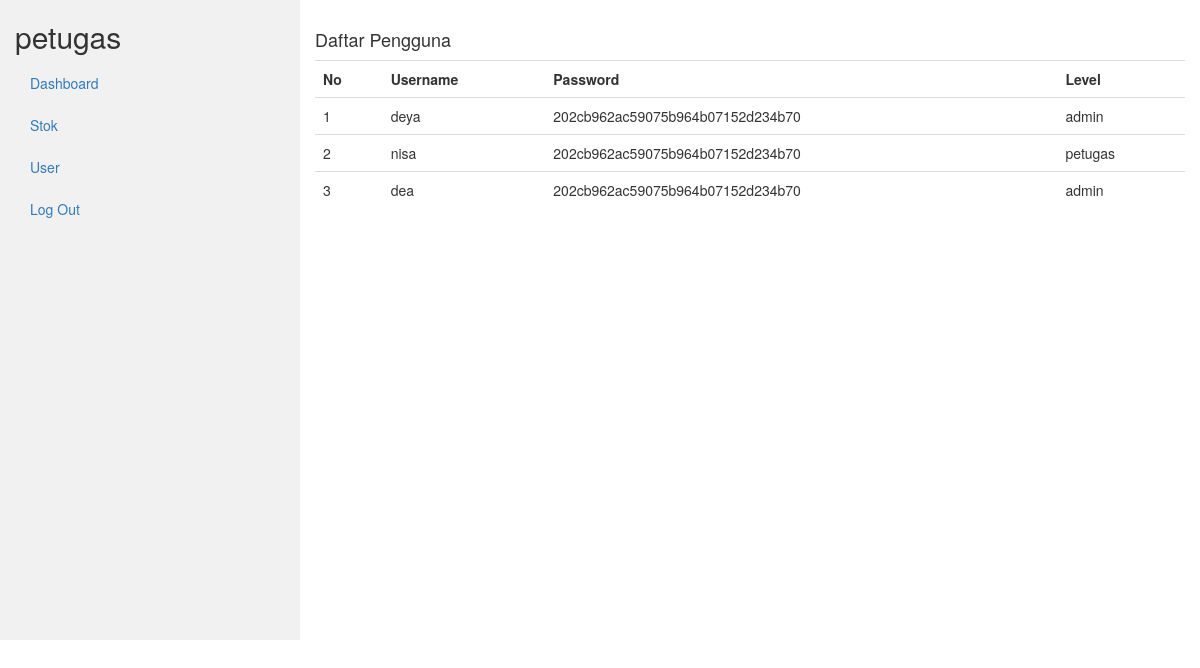
Screenshot of /petugas/index.php?page=user (signed in) with the database file from the repository.
### tables this page shows
CREATE TABLE `kasir_user` (
  `UserID` int(11) NOT NULL,
  `Nama_user` varchar(255) NOT NULL,
  `Password` varchar(255) NOT NULL,
  `level` enum('admin','petugas') NOT NULL
);

### petugas/user.php (the view, shortened to what this page needs)
<div class="row">
        <div class="col-lg-12 grid-margin stretch-card">
              <div class="card">
                <div class="card-body">
                <h4 class="card-title">Daftar Pengguna</h4>
                    <div class="table-responsive">
                        <table class="table" id="dataTable" width="100%" cellspacing="0">
                                    <tr>
                                        <th>No</th>
                                        <th>Username</th>
                                        <th>Password</th>
                                        <th>Level</th>
                                    </tr>
                                <body>
                                <?php
                                    $no = 1;
                                    $sql = $koneksi->query("SELECT * FROM kasir_user");
                                    while ($data= $sql->fetch_assoc()) {
                                ?>
                                <tr>
                                    <td><?php echo $no++ ?></td>
                                    <td><?php echo $data['Nama_user']; ?></td>
                                    <td><?php echo $data['Password']; ?></td>
                                    <td><?php echo $data['level']; ?></td>
                                </tr>
                                <?php } ?>
                        </table>
                    </div>
                </div>
            </div>
        </div>
    </div>

### rows the page displays
kasir_user: Nama_user "deya", Password "202cb962ac59075b964b07152d234b70", level "admin"
kasir_user: Nama_user "nisa", Password "202cb962ac59075b964b07152d234b70", level "petugas"
kasir_user: Nama_user "dea", Password "202cb962ac59075b964b07152d234b70", level "admin"

### other values shown
$_SESSION['level'] "petugas"
